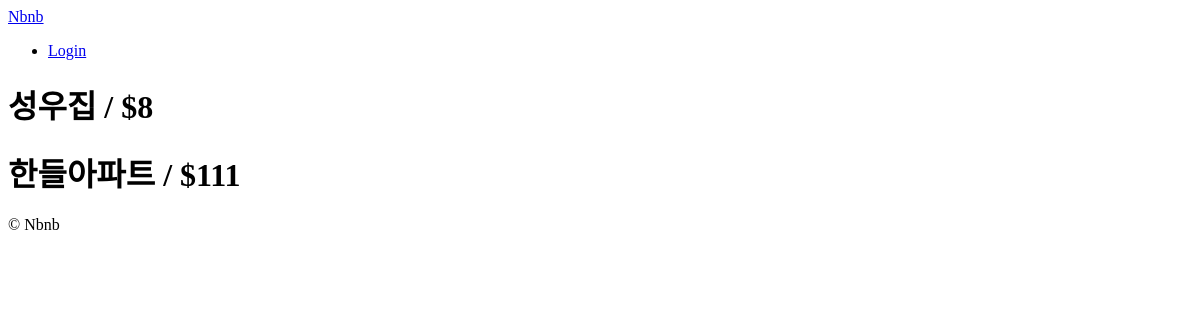
The app's page /, older data.
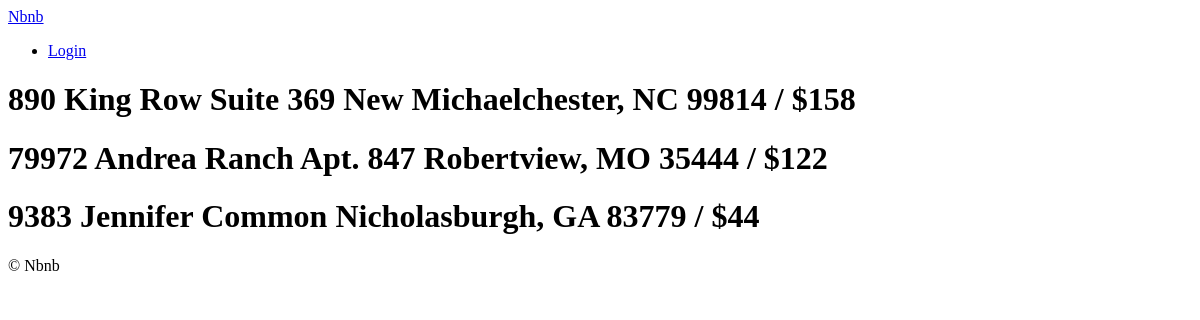
The same page, newer data.
### rooms/models.py (models this page shows, shortened)
class Room(core_models.TimeStampedModel):
    name = models.CharField(max_length=140)
    description = models.TextField()
    country = CountryField()
    city = models.CharField(max_length=80)
    price = models.IntegerField()
    address = models.CharField(max_length=140)
    guests = models.IntegerField()
    beds = models.IntegerField()
    bedrooms = models.IntegerField()
    baths = models.IntegerField()
    check_in = models.TimeField()
    check_out = models.TimeField()
    instant_book = models.BooleanField(default=False)
    host = models.ForeignKey(
        "users.User", related_name="rooms", on_delete=models.CASCADE
    )
    room_type = models.ForeignKey(
        "RoomType", related_name="rooms", on_delete=models.SET_NULL, null=True
    )
    amenities = models.ManyToManyField("Amenity", related_name="rooms", blank=True)
    facilities = models.ManyToManyField("Facility", related_name="rooms", blank=True)
    house_rules = models.ManyToManyField("HouseRule", related_name="rooms", blank=True)

### rooms/views.py (the view)
# urls.py: path("", room_views.all_rooms, name="home"),
def all_rooms(request):
    all_rooms = models.Room.objects.all()[:5]
    return render(request, "rooms/home.html", context={"rooms": all_rooms})

### templates/rooms/home.html (shortened to what this page needs)
{% extends "base.html" %}
{% block content %}
    {% for room in rooms%}
        <h1>{{room.name}} / ${{room.price}}</h1>
    {% endfor %}
{% endblock content %}

Row changes from the older to the newer data that the page shows:
removed Room: name "성우집", price "8"
removed Room: name "한들아파트", price "111"
added Room: name "890 King Row Suite 369 New Michaelchester, NC 99814", price "158"
added Room: name "79972 Andrea Ranch Apt. 847 Robertview, MO 35444", price "122"
added Room: name "9383 Jennifer Common Nicholasburgh, GA 83779", price "44"
